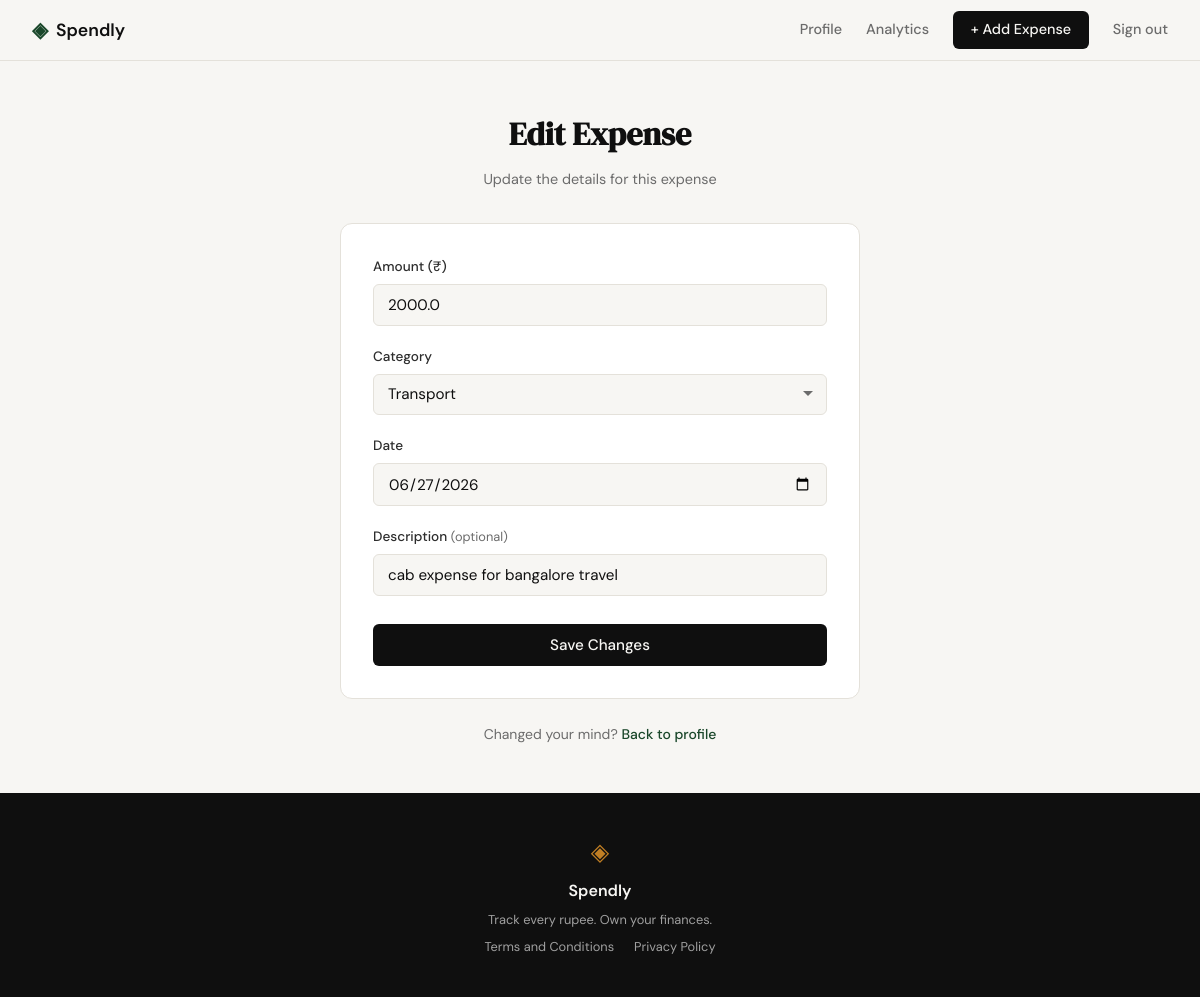
Page /expenses/18/edit (signed in) on the committed database.
### tables this page shows
CREATE TABLE expenses (
            id          INTEGER PRIMARY KEY AUTOINCREMENT,
            user_id     INTEGER NOT NULL REFERENCES users(id),
            amount      REAL    NOT NULL,
            category    TEXT    NOT NULL,
            date        TEXT    NOT NULL,
            description TEXT,
            created_at  TEXT    DEFAULT (datetime('now'))
        );

### app.py (the view, shortened to what this page needs)
@app.route("/expenses/<int:expense_id>/edit", methods=["GET", "POST"])
def edit_expense(expense_id):
    if not session.get("user_id"):
        return redirect(url_for("login"))
    expense = get_expense_by_id(expense_id)
    if expense is None:
        abort(404)
    if expense["user_id"] != session["user_id"]:
        abort(403)
    return render_template(
        "edit_expense.html",
        categories=EXPENSE_CATEGORIES,
        expense=expense,
        form={
            "amount": expense["amount"],
            "category": expense["category"],
            "date": expense["date"],
            "description": expense["description"] or "",
        },
    )

### database/db.py (called while the page is built)
def get_db():
    conn = sqlite3.connect(DB_PATH)
    conn.row_factory = sqlite3.Row
    conn.execute("PRAGMA foreign_keys = ON")
    return conn

def get_expense_by_id(expense_id):
    conn = get_db()
    row = conn.execute(
        "SELECT id, user_id, amount, category, date, description, created_at"
        " FROM expenses WHERE id = ?",
        (expense_id,)
    ).fetchone()
    conn.close()
    return row

### templates/edit_expense.html (shortened to what this page needs)
{% extends "base.html" %}
{% block head %}
<link rel="stylesheet" href="{{ url_for('static', filename='css/edit_expense.css') }}">
{% endblock %}
{% block content %}
<section class="auth-section">
  <div class="auth-container">
    <div class="auth-header">
      <h1 class="auth-title">Edit Expense</h1>
      <p class="auth-subtitle">Update the details for this expense</p>
    </div>
    <div class="auth-card">
      <form method="POST" action="{{ url_for('edit_expense', expense_id=expense.id) }}">
        <div class="form-group">
          <label for="amount">Amount (₹)</label>
          <input type="number" id="amount" name="amount" class="form-input"
                 step="0.01" min="0.01" placeholder="0.00"
                 value="{{ form.get('amount', '') }}" required>
        </div>
        <div class="form-group">
          <label for="category">Category</label>
          <select id="category" name="category" class="form-input form-select" required>
            {% for cat in categories %}
            <option value="{{ cat }}" {% if form.get('category') == cat %}selected{% endif %}>{{ cat }}</option>
            {% endfor %}
          </select>
        </div>
        <div class="form-group">
          <label for="date">Date</label>
          <input type="date" id="date" name="date" class="form-input"
                 value="{{ form.get('date', '') }}" required>
        </div>
        <div class="form-group">
          <label for="description">Description <span class="label-optional">(optional)</span></label>
          <input type="text" id="description" name="description" class="form-input"
                 placeholder="e.g. Grocery run"
                 value="{{ form.get('description', '') }}">
        </div>
        <button type="submit" class="btn-submit">Save Changes</button>
      </form>
    </div>
    <p class="auth-switch">
      Changed your mind? <a href="{{ url_for('profile') }}">Back to profile</a>
    </p>
  </div>
</section>
{% endblock %}

### static/css/style.css (style rules this page uses)
:root { --ink: #0f0f0f; --ink-soft: #2d2d2d; --ink-muted: #6b6b6b; --ink-faint: #a0a0a0; --paper: #f7f6f3; --paper-warm: #f0ede6; --paper-card: #ffffff; --accent: #1a472a; --accent-light: #e8f0eb; --accent-2: #c17f24; --accent-2-light: #fdf3e3; --danger: #c0392b; --danger-light: #fdecea; --border: #e4e1da; --border-soft: #eeebe4; --font-display: 'DM Serif Display', Georgia, serif; --font-body: 'DM Sans', system-ui, sans-serif; --max-width: 1200px; --auth-width: 440px; --radius-sm: 6px; --radius-md: 12px; --radius-lg: 20px; }
*, *::before, *::after { box-sizing: border-box; margin: 0; padding: 0; }
html { font-size: 16px; scroll-behavior: smooth; }
body { background: var(--paper); color: var(--ink); font-family: var(--font-body); font-size: 1rem; line-height: 1.6; -webkit-font-smoothing: antialiased; }
a { color: inherit; text-decoration: none; }
.auth-section { min-height: calc(100vh - 60px - 100px); display: flex; align-items: center; justify-content: center; padding: 3rem 2rem; }
.auth-container { width: 100%; max-width: var(--auth-width); }
.auth-header { text-align: center; margin-bottom: 2rem; }
.auth-title { font-family: var(--font-display); font-size: 2rem; color: var(--ink); margin-bottom: 0.5rem; }
.auth-subtitle { font-size: 0.9rem; color: var(--ink-muted); }
.auth-card { background: var(--paper-card); border: 1px solid var(--border); border-radius: var(--radius-md); padding: 2rem; margin-bottom: 1.5rem; }
.form-group { margin-bottom: 1.25rem; }
.form-group label { display: block; font-size: 0.85rem; font-weight: 500; color: var(--ink-soft); margin-bottom: 0.4rem; }
.form-input { width: 100%; padding: 0.6rem 0.875rem; border: 1px solid var(--border); border-radius: var(--radius-sm); font-family: var(--font-body); font-size: 0.95rem; color: var(--ink); background: var(--paper); outline: none; transition: border-color 0.2s; }
.form-input::placeholder { color: var(--ink-faint); }
.btn-submit { width: 100%; padding: 0.7rem; background: var(--ink); color: var(--paper); border: none; border-radius: var(--radius-sm); font-family: var(--font-body); font-size: 0.95rem; font-weight: 500; cursor: pointer; transition: background 0.2s; margin-top: 0.5rem; }
.auth-switch { text-align: center; font-size: 0.875rem; color: var(--ink-muted); }
.auth-switch a { color: var(--accent); font-weight: 500; }

### static/css/edit_expense.css (style rules this page uses)
.auth-container { max-width: 520px; }
.form-select { appearance: none; background-repeat: no-repeat; background-position: right 0.75rem center; padding-right: 2.25rem; cursor: pointer; }
.label-optional { font-size: 0.8rem; color: var(--ink-muted); font-weight: 400; }

### rows in the picture
expenses: amount "2000.0", category "Transport", date "06/27/2026", description "cab expense for bangalore travel"
